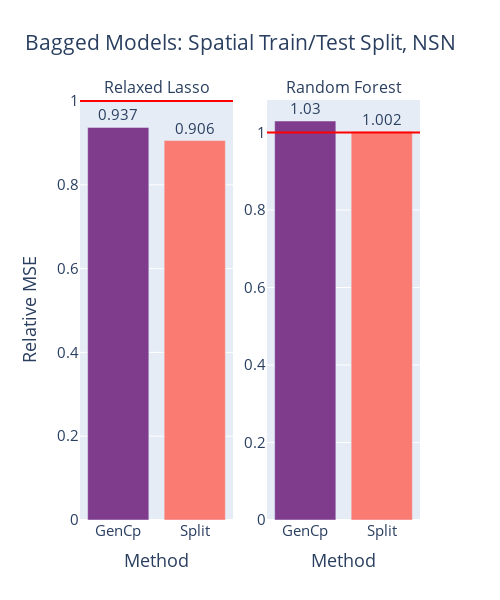

Notebook code cell kept with this figure:
### Code cell
fig = gen_model_barplots(
    model_errs_spat_ind, 
    model_names, 
    est_names, 
    title="Bagged Models: Spatial Train/Test Split, NSN", 
    color_discrete_sequence=[px.colors.qualitative.Bold[i] for i in [0,9]],
    fig_name="bag_spat_ind",
)
fig.show()

### Figure 1 — Plotly figure (JSON) as saved in the notebook; plotly's stock layout.template omitted (floating-point values rounded to 4 significant figures)
{"data": [{"marker": {"color": ["rgb(127, 60, 141)", "rgb(249, 123, 114)"]}, "text": [0.937, 0.906], "textposition": "outside", "type": "bar", "x": ["GenCp", "Split"], "xaxis": "x", "y": [0.937, 0.9055], "yaxis": "y"}, {"marker": {"color": ["rgb(127, 60, 141)", "rgb(249, 123, 114)"]}, "text": [1.03, 1.002], "textposition": "outside", "type": "bar", "x": ["GenCp", "Split"], "xaxis": "x2", "y": [1.03, 1.002], "yaxis": "y2"}], "layout": {"annotations": [{"font": {"size": 16}, "showarrow": false, "text": "Relaxed Lasso", "x": 0.225, "xanchor": "center", "xref": "paper", "y": 1, "yanchor": "bottom", "yref": "paper"}, {"font": {"size": 16}, "showarrow": false, "text": "Random Forest", "x": 0.775, "xanchor": "center", "xref": "paper", "y": 1, "yanchor": "bottom", "yref": "paper"}], "font": {"size": 15}, "height": 600, "shapes": [{"line": {"color": "red"}, "type": "line", "x0": 0, "x1": 1, "xref": "x domain", "y0": 1, "y1": 1, "yref": "y"}, {"line": {"color": "red"}, "type": "line", "x0": 0, "x1": 1, "xref": "x2 domain", "y0": 1, "y1": 1, "yref": "y2"}], "showlegend": false, "title": {"text": "Bagged Models: Spatial Train/Test Split, NSN"}, "width": 500, "xaxis": {"anchor": "y", "domain": [0, 0.45], "title": {"text": "Method"}}, "xaxis2": {"anchor": "y2", "domain": [0.55, 1], "title": {"text": "Method"}}, "yaxis": {"anchor": "x", "domain": [0, 1], "title": {"text": "Relative MSE"}}, "yaxis2": {"anchor": "x2", "domain": [0, 1]}}}
